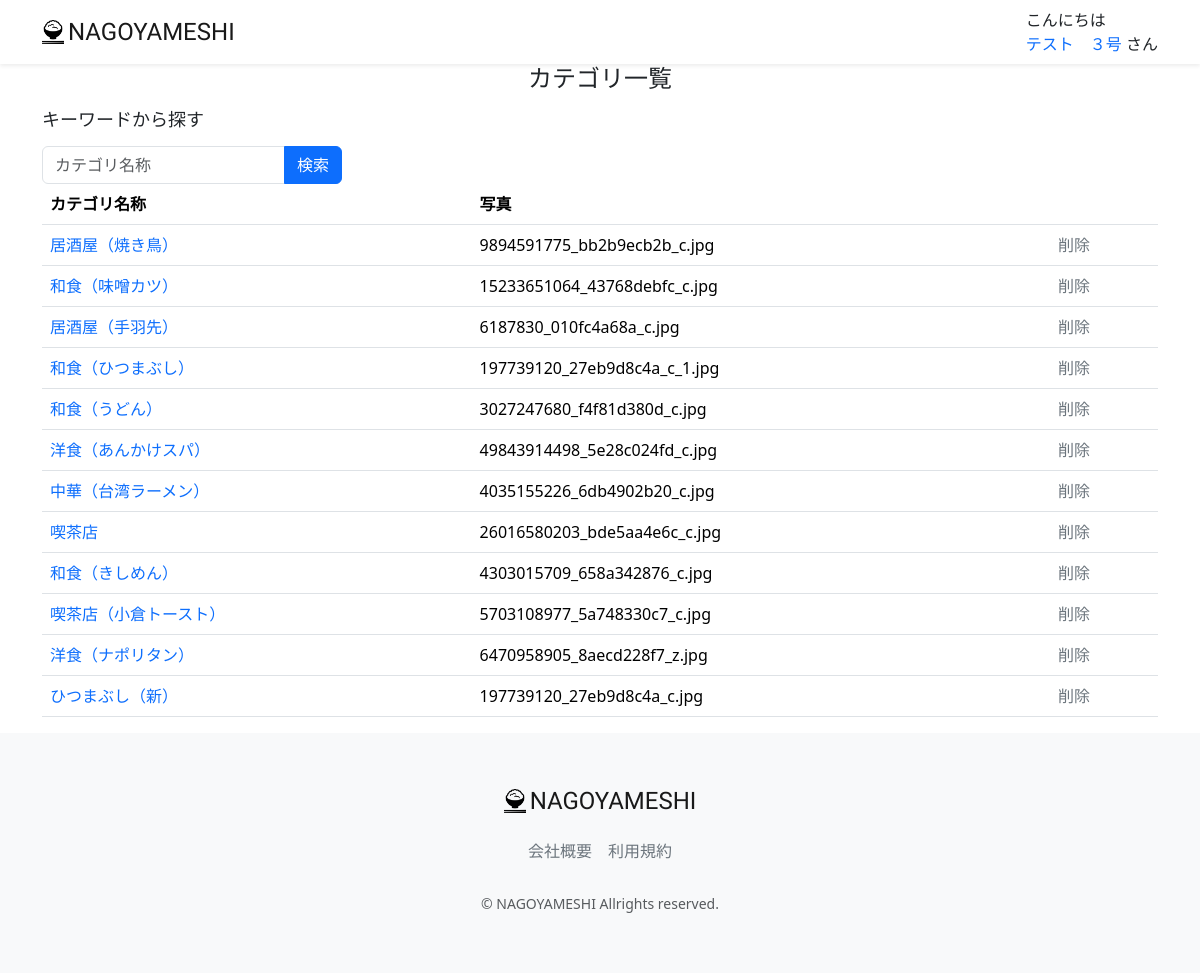
The page /category-list/ (signed in) on the database its author committed.
### accounts/models.py (models this page shows, shortened)
class CustomUser(AbstractUser):
    GENDER_TYPES = (
        ("男性","男性"),
        ("女性","女性"),
        ("未回答","未回答"),
    )
    user_name_kanji = models.CharField("名前" ,max_length=20, blank=False, null=False)
    user_name_kana = models.CharField("ふりがな" ,max_length=50, blank=False, null=False)
    birthday = models.CharField("生年月日" , max_length=20, null=True, blank=True)
    gender = models.CharField("性別", max_length=50, choices=GENDER_TYPES, blank=True)
    job = models.ForeignKey(Job, on_delete=models.PROTECT, blank=True, null=True)
    is_subscribed = models.BooleanField(default=False, verbose_name="有料会員")
    card_name = models.CharField(max_length=128, null=True, blank=True, verbose_name="カード名義")
    card_number = models.CharField(max_length=128, null=True, blank=True, verbose_name="カード番号")
    regist_date = models.DateTimeField(default=timezone.now)
    created_day = models.DateTimeField("登録日", default=datetime.datetime.now, null=True, blank=True)
    updated_day = models.DateTimeField("更新日", default=datetime.datetime.now, null=True, blank=True)
    deleted_day = models.DateTimeField("削除日", null=True, blank=True)
    class Meta:
        verbose_name_plural = "CustomUser"

### restaurant/models.py (models this page shows, shortened)
class Category(models.Model):
    name = models.CharField(verbose_name="カテゴリー名", max_length=200)
    photo = models.ImageField(verbose_name='写真', blank=True, null=True)
    class Meta:
        verbose_name_plural = "Category"

### restaurant/views.py (the view)
# urls.py: path("category-list/", views.CategoryListView.as_view(), name="category_list"),
class CategoryListView(mixins.OnlyStuffUserMixin, generic.ListView):
    model = models.Category
    template_name = 'admin/category_list.html'
    def get_queryset(self):
        keyword = self.request.GET.get('keyword')
        button_type = self.request.GET.get('button_type')
        print(f'button_type {button_type}')
        keyword = keyword if keyword is not None else ''
        if button_type == 'keyword':
            self.request.session['keyword_session'] = keyword
        keyword_session = self.request.session.get('keyword_session')
        if keyword_session is not None :
            queryset = models.Category.objects.filter(Q(name__icontains=keyword_session)).order_by('id')
        else:
            queryset = models.Category.objects.all().order_by('id')
        return queryset
    def get_context_data(self, **kwargs):
        context = super(CategoryListView, self).get_context_data(**kwargs)
        return context

### accounts/mixins.py (called while the page is built)
    def test_func(self):
        return self.request.user.is_staff

### restaurant/templatetags/custom_tag.py (called while the page is built)
@register.filter
def honor(val):
    return 'さん'

@register.filter
def greet(val):
    greeting = 'ようこそ'
    now = datetime.datetime.now()
    if now.hour <= 8:
        greeting = 'おはようございます'
    elif now.hour <= 18:
        greeting = 'こんにちは'
    else:
        greeting = 'こんばんは'
    return f'{greeting}'

### restaurant/templates/admin/category_list.html (shortened to what this page needs)
{% extends "layout/base.html" %}
{% load static %}
{% block content %}
<main>
    <h1 class="mb-3 text-center">カテゴリ一覧</h1>
    <div class="container nagoyameshi-container">
        <h3 class="mb-3">キーワードから探す</h3>
        <form method="GET" action="{% url 'category_list' %}"class="user-search-box">
            <div class="input-group">
                <input type="text" class="form-control" placeholder="カテゴリ名称" name="keyword">
                <button type="submit" class="btn btn-primary text-whiteshadow-sm">検索</button>
            </div>
        </form>
    </div>
    <div class="container nagoyameshi-container">
        <table class="table">
            <thead>
                <tr>
                    <th scope="col">カテゴリ名称</th>
                    <th scope="col">写真</th>
                    <th></th>
                </tr>
            </thead>
            <tbody>
                {% for category in object_list %}
                    <tr>
                        <td>
                            <a href="{% url 'category_detail' category.id %}">
                            {{ category.name }}
                            </a>
                        </td>
                        <td>{{ category.photo }} </td>
                        <td>
                            <a href="#" class="link-secondary" data-bs-toggle="modal" data-bs-target="#deleteCategoryModal" data-category-id="{{ category.id}}" data-category-name=" {{category.name }}">
                            削除
                            </a>
                        </td>
                    </tr>
                {% endfor %}
            </tbody>
        </table>
    </div>
</main>
{% endblock %}

### restaurant/templates/layout/base.html (shortened to what this page needs)
{% load static %}
{% load custom_tag %}
<!DOCTYPE html>
<html lang="ja">
    <head>
        <link href="https://cdn.jsdelivr.net/npm/bootstrap@5.3.3/dist/css/bootstrap.min.css" rel="stylesheet">
        <link href="{% static 'css/nagoyameshi.css' %}" rel="stylesheet">
    </head>
    <body>
        <div id="app" class="wrapper">
            <nav class="navbar navbar-expand-md navbar-light bg-white shadow-sm">
                <div class="container nagoyameshi-container">
                    <a class="navbar-brand app-name" href="{% url 'top_page' %}">
                    <div class="d-flex align-items-center">
                        <img class="nagoyameshi-logo me-1" src="{% static 'images/logo/logo.png' %}" alt="nagoyameshi">NAGOYAMESHI
                    </div>
                    </a>
                    <div class="collapse navbar-collapse" id="navbarSupportedContent">
                        <ul class="navbar-nav ms-auto">
                            {% if user.is_staff %}
                            <li class="nav-item dropdown">
                                {{user.user_name_kanji|greet}}
                                <br>
                                <a id="navbarDropdown" class="nav-linkdropdown-toggle" href="#" role="button" data-bs-toggle="dropdown" aria-haspopup="true" aria-expanded="false" v-pre>
                                    {{ user.user_name_kanji}}
                                </a>
                                {{user.user_name_kanji|honor}}
                            </li>
                            {% endif %}
                        </ul>
                    </div>
                </div>
            </nav>
            {% block content %}{% endblock %}
            <footer class="bg-light">
                <div class="d-flex justify-content-center footer-logo">
                    <a class="navbar-brand app-name" href="{% url 'top_page' %}">
                        <div class="d-flex align-items-center">
                            <img class="nagoyameshi-logo me-1" src="{% static 'images/logo/logo.png' %}" alt="nagoyameshi">
                               NAGOYAMESHI
                        </div>
                    </a>
                </div>
                <div class="d-flex justify-content-center footer-link">
                    <a href="{% url 'company_page' %}" class="link-secondary me-3">会社概要</a>
                    <a href="{% url 'terms_page' %}" class="link-secondary">利用規約</a>
                </div>
                <p class="text-center text-muted small mb-0">&copy; NAGOYAMESHI Allrights reserved.</p>
            </footer>
        </div>
    </body>
</html>

### static/css/nagoyameshi.css (style rules this page uses)
.wrapper { min-height: 100vh; position: relative; padding-bottom: 240px; box-sizing: border-box; }
.nagoyameshi-logo { height: 24px; }
.app-name { font-family: 'Carter One', cursive; font-size: 24px; color: #191919; }
footer { width: 100%; height: 240px; position: absolute; bottom: 0; padding: 50px 15px; }
.footer-logo { margin-bottom: 20px; }
.footer-link { margin-bottom: 30px; }
h1 { font-size: 1.5rem; }
h3 { font-size: 1.125rem; }
.user-search-box { max-width: 300px; }
a { text-decoration: none !important; }

### rows shown on the page
CustomUser: user_name_kanji|greet "こんにちは", user_name_kanji "テスト ３号", user_name_kanji|honor "さん"
Category: name "居酒屋（焼き鳥）", photo "9894591775_bb2b9ecb2b_c.jpg"
Category: name "和食（味噌カツ）", photo "15233651064_43768debfc_c.jpg"
Category: name "居酒屋（手羽先）", photo "6187830_010fc4a68a_c.jpg"
Category: name "和食（ひつまぶし）", photo "197739120_27eb9d8c4a_c_1.jpg"
Category: name "和食（うどん）", photo "3027247680_f4f81d380d_c.jpg"
Category: name "洋食（あんかけスパ）", photo "49843914498_5e28c024fd_c.jpg"
Category: name "中華（台湾ラーメン）", photo "4035155226_6db4902b20_c.jpg"
Category: name "喫茶店", photo "26016580203_bde5aa4e6c_c.jpg"
Category: name "和食（きしめん）", photo "4303015709_658a342876_c.jpg"
Category: name "喫茶店（小倉トースト）", photo "5703108977_5a748330c7_c.jpg"
Category: name "洋食（ナポリタン）", photo "6470958905_8aecd228f7_z.jpg"
Category: name "ひつまぶし（新）", photo "197739120_27eb9d8c4a_c.jpg"
